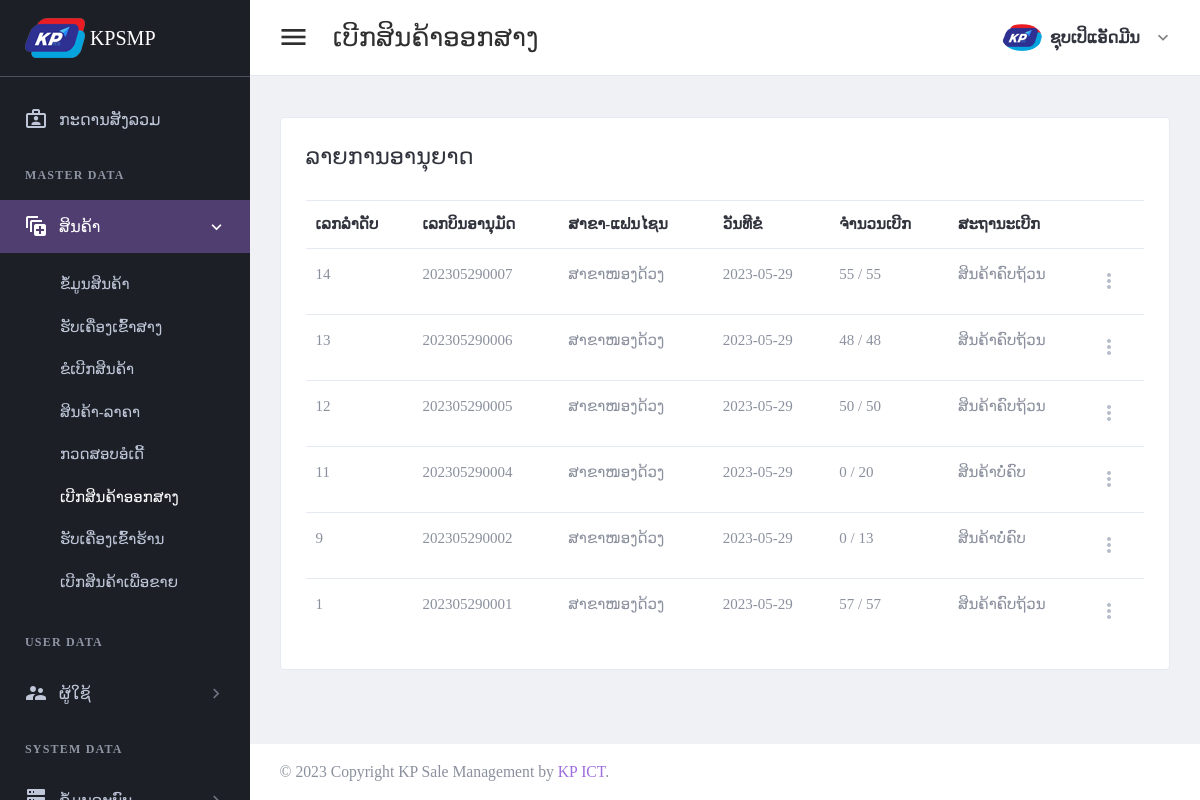
Page /page/approval-list.php (signed in) on the committed database.
### tables this page shows
CREATE TABLE `tbl_header_title` (
  `ht_id` int(11) NOT NULL,
  `ht_name` varchar(300) DEFAULT NULL
);

CREATE TABLE `tbl_sub_title` (
  `st_id` int(11) NOT NULL,
  `st_name` varchar(300) DEFAULT NULL,
  `icon_code` varchar(100) DEFAULT NULL,
  `ht_id` int(11) DEFAULT NULL
);

CREATE TABLE `tbl_page_title` (
  `pt_id` int(11) NOT NULL,
  `pt_name` varchar(300) DEFAULT NULL,
  `ptf_name` varchar(100) DEFAULT NULL,
  `st_id` int(11) DEFAULT NULL
);

CREATE TABLE `tbl_approve_order` (
  `apo_id` int(11) NOT NULL,
  `apo_bill_number` varchar(30) DEFAULT NULL,
  `or_id` int(11) DEFAULT NULL,
  `br_id` int(11) DEFAULT NULL,
  `wh_id` int(11) DEFAULT NULL,
  `add_by` int(11) DEFAULT NULL,
  `date_register` date DEFAULT NULL
);

CREATE TABLE `tbl_branch` (
  `br_id` int(11) NOT NULL,
  `br_name` varchar(150) DEFAULT NULL,
  `br_status` int(11) DEFAULT NULL,
  `br_type` int(11) DEFAULT NULL,
  `add_by` int(11) DEFAULT NULL,
  `date_register` date DEFAULT NULL
);

### setting/checksession.php (called while the page is built, shortened)
<?php
	if($_SESSION['id_users'] == "" )
	{
	header("location:logout.php");
	}
	  else{
		$role_id = $_SESSION["role_id"];
	}
?>

### page/approval-list.php (the view, shortened to what this page needs)
<?php
include("../setting/checksession.php");
include("../setting/conn.php");
$header_name = "ເບີກສິນຄ້າອອກສາງ";
$header_click = "2";
?>
<!DOCTYPE html>
<html lang="en" dir="ltr">
<head>
    <?php
    include("../setting/callcss.php");
    ?>
</head>
<body class="navbar-fixed sidebar-fixed" id="body">
    <div class="wrapper">
        <?php include "menu.php"; ?>
        <div class="page-wrapper">
            <?php
            include "header.php";
            ?>
            <div class="content-wrapper">
                <div class="content">
                    <div class="email-wrapper rounded border bg-white">
                        <div class="  no-gutters justify-content-center">
                            <div class="    ">
                                <div class="  p-4 p-xl-5">
                                    <div class="email-body-head mb-6 ">
                                        <h4 class="text-dark">ລາຍການອານຸຍາດ</h4>
                                    </div>
                                    <form method="post" id="additemorderfrm">
                                        <table id="productsTable2" class="table table-hover table-product" style="width:100%">
                                            <thead>
                                                <tr>
                                                    <th>ເລກລຳດັບ</th>
                                                    <th>ເລກບິນອານຸມັດ</th>
                                                    <th>ສາຂາ-ແຟນໄຊນ</th>
                                                    <th>ວັນທີຂໍ</th>
                                                    <th>ຈຳນວນເບີກ</th>
                                                    <th>ສະຖານະເບີກ</th>
                                                    <th></th>
                                                </tr>
                                            </thead>
                                            <tbody>
                                                <?php
                                                $stmt4 = $conn->prepare("
                                                SELECT a.apo_id,apo_bill_number,br_name,a.date_register as date_request
                                                FROM tbl_approve_order a
                                                left join tbl_branch c on a.br_id = c.br_id
                                                order by a.apo_id desc ");
                                                $stmt4->execute();
                                                if ($stmt4->rowCount() > 0) {
                                                    while ($row4 = $stmt4->fetch(PDO::FETCH_ASSOC)) {
                                                        $apo_id = $row4['apo_id'];
                                                ?>
                                                        <tr>
                                                            <td><?php echo $row4['apo_id'];?></td>
                                                            <td><?php echo $row4['apo_bill_number']; ?></td>
                                                            <td><?php echo $row4['br_name']; ?></td>
                                                            <td><?php echo $row4['date_request']; ?></td>
                                                            <?php
                                                            $rowio = $conn->query("select    sum(item_values) as item_count
                                                            from tbl_stock_out_warehouse_detail a
                                                            left join tbl_stock_out_warehouse b on a.sow_id = b.sow_id
                                                            where apo_id ='$apo_id'
                                                            group by apo_id  ")->fetch(PDO::FETCH_ASSOC);
                                                            if (!empty($rowio['item_count'])) {
                                                                $item_count =  $rowio['item_count'];
                                                            } else {
                                                                $item_count = 0;
                                                            }
                                                            $rowap = $conn->query("
                                                            select sum(item_values) as item_approve
                                                            from tbl_approve_order_detail
                                                            where apo_id ='$apo_id'
                                                            group by apo_id  ")->fetch(PDO::FETCH_ASSOC);
                                                            if (!empty($rowap['item_approve'])) {
                                                                $item_approve =  $rowap['item_approve'];
                                                            } else {
                                                                $item_approve = 0;
                                                            }
                                                            ?>
                                                            <td>
                                                                <?php
                                                                echo "$item_count";
                                                                echo " / ";
                                                                echo "$item_approve";
                                                                ?>
                                                            </td>
                                                            <td>
                                                                <?php
                                                                if ($item_count == $item_approve) {
                                                                    echo "ສິນຄ້າຄົບຖ້ວນ";
                                                                } else {
                                                                    echo "ສິນຄ້າບໍ່ຄົບ";
                                                                }
                                                                ?>
                                                            </td>
                                                            <td>
                                                                <div class="dropdown">
                                                                    <a class="dropdown-toggle icon-burger-mini" href="#" role="button" id="dropdownMenuLink" data-toggle="dropdown" aria-haspopup="true" aria-expanded="false" data-display="static">
                                                                    </a>
                                                                </div>
                                                            </td>
                                                        </tr>
                                                <?php
                                                    }
                                                }
                                                ?>
                                            </tbody>
                                        </table>
                                    </form>
                                </div>
                            </div>
                        </div>
                    </div>
                </div>
            </div>
            <?php include "footer.php"; ?>
        </div>
    </div>
</body>
</html>

### page/menu.php
<aside class="left-sidebar sidebar-dark" id="left-sidebar">
  <div id="sidebar" class="sidebar sidebar-with-footer">
    <div class="app-brand">
      <a href="index.php">
        <img src="../images/iconmenu.png" alt="Mono">
        <span class="brand-name"> KPSMP</span>
      </a>
    </div>
    <div class="sidebar-left" data-simplebar style="height: 100%;">
      <ul class="nav sidebar-inner" id="sidebar-menu">
        <li class="<?php if ($header_click == 0) {
                      echo "active";
                    } ?>">
          <a class="sidenav-item-link" href="index.php">
            <i class="mdi mdi-briefcase-account-outline"></i>
            <span class="nav-text">ກະດານສັງລວມ</span>
          </a>
        </li>
        <?php
        $stmt = $conn->prepare(" SELECT distinct a.ht_id,ht_name
        FROM tbl_header_title a
        left join tbl_role_page b on a.ht_id = b.ht_id
        where role_id ='$role_id'
        order by  a.ht_id asc ");
        $stmt->execute();
        if ($stmt->rowCount() > 0) {
          while ($row = $stmt->fetch(PDO::FETCH_ASSOC)) {
            $ht_id = $row['ht_id'];
            $ht_name = $row['ht_name'];
        ?>
            <li class="section-title"> <?php echo "$ht_name"; ?></li>
            <?php
            $stmt1 = $conn->prepare("SELECT distinct a.st_id,st_name,role_id,icon_code
            FROM tbl_sub_title a
            left join tbl_role_page b on a.st_id = b.st_id
            where a.ht_id = '$ht_id' and role_id ='$role_id'
            order by a.st_id asc ");
            $stmt1->execute();
            if ($stmt1->rowCount() > 0) {
              while ($row1 = $stmt1->fetch(PDO::FETCH_ASSOC)) {
                $st_name = $row1['st_name'];
                $st_id = $row1['st_id'];
                $icon_code = $row1['icon_code'];
            ?>
                <li class='has-sub <?php if ($header_click == "$st_id") {
                                      echo "active expand";
                                    } ?>'>
                  <a class="sidenav-item-link" href="javascript:void(0)" data-toggle="collapse" data-target='#<?php echo "$st_name"; ?>' aria-expanded="false" aria-controls="<?php echo "$st_name"; ?>">
                    <i class="mdi <?php echo "$icon_code"; ?>"></i>
                    <span class="nav-text"> <?php echo "$st_name"; ?> </span> <b class="caret"></b>
                  </a>
                  <ul class='collapse <?php if ($header_click == "$st_id") {
                                        echo "show";
                                      } ?>' id="<?php echo "$st_name"; ?>" data-parent="#sidebar-menu">
                    <div class="sub-menu">
                      <?php
                      $stmt2 = $conn->prepare(" SELECT pt_name,ptf_name
                      FROM tbl_page_title a
                      left join tbl_role_page b on a.pt_id = b.pt_id
                      where a.st_id = '$st_id' and role_id ='$role_id'
                      order by a.pt_id asc ");
                      $stmt2->execute();
                      if ($stmt2->rowCount() > 0) {
                        while ($row2 = $stmt2->fetch(PDO::FETCH_ASSOC)) {
                          $pt_name = $row2['pt_name'];
                      ?>
                          <li class="<?php if ($header_name ==  $row2['pt_name']) {
                                        echo "active";
                                      } ?>">
                            <a class="sidenav-item-link" href='<?php echo $row2['ptf_name'] ?>'>
                              <span class="nav-text"><?php echo "$pt_name"; ?></span>
                            </a>
                          </li>
                      <?php
                        }
                      }
                      ?>
                    </div>
                  </ul>
              <?php
              }
            }
              ?>
                </li>
            <?php
          }
        }
            ?>
      </ul>
    </div>
  </div>
</aside>

### rows in the picture
tbl_header_title: ht_name "MASTER DATA"
tbl_sub_title: st_name "ສິນຄ້າ"
tbl_page_title: pt_name "ຂໍ້ມູນສິນຄ້າ"
tbl_page_title: pt_name "ຮັບເຄື່ອງເຂົ້າສາງ"
tbl_page_title: pt_name "ຂໍເບີກສິນຄ້າ"
tbl_page_title: pt_name "ສິນຄ້າ-ລາຄາ"
tbl_page_title: pt_name "ກວດສອບອໍເດີ້"
tbl_page_title: pt_name "ເບີກສິນຄ້າອອກສາງ"
tbl_page_title: pt_name "ຮັບເຄື່ອງເຂົ້າຮ້ານ"
tbl_page_title: pt_name "ເບີກສິນຄ້າເພື່ອຂາຍ"
tbl_header_title: ht_name "USER DATA"
tbl_sub_title: st_name "ຜູ້ໃຊ້"
tbl_header_title: ht_name "SYSTEM DATA"
tbl_approve_order: apo_id "14", apo_bill_number "202305290007", br.br_name "ສາຂາໜອງດ້ວງ", date_register "2023-05-29", item_count "55", item_approve "55", shows "ສິນຄ້າຄົບຖ້ວນ"
tbl_approve_order: apo_id "13", apo_bill_number "202305290006", br.br_name "ສາຂາໜອງດ້ວງ", date_register "2023-05-29", item_count "48", item_approve "48", shows "ສິນຄ້າຄົບຖ້ວນ"
tbl_approve_order: apo_id "12", apo_bill_number "202305290005", br.br_name "ສາຂາໜອງດ້ວງ", date_register "2023-05-29", item_count "50", item_approve "50", shows "ສິນຄ້າຄົບຖ້ວນ"
tbl_approve_order: apo_id "11", apo_bill_number "202305290004", br.br_name "ສາຂາໜອງດ້ວງ", date_register "2023-05-29", item_count "0", item_approve "20", shows "ສິນຄ້າບໍ່ຄົບ"
tbl_approve_order: apo_id "9", apo_bill_number "202305290002", br.br_name "ສາຂາໜອງດ້ວງ", date_register "2023-05-29", item_count "0", item_approve "13", shows "ສິນຄ້າບໍ່ຄົບ"
tbl_approve_order: apo_id "1", apo_bill_number "202305290001", br.br_name "ສາຂາໜອງດ້ວງ", date_register "2023-05-29", item_count "57", item_approve "57", shows "ສິນຄ້າຄົບຖ້ວນ"

### other values in the picture
$header_name "ເບີກສິນຄ້າອອກສາງ"
$full_name "ຊຸບເປິແອັດມີນ"
